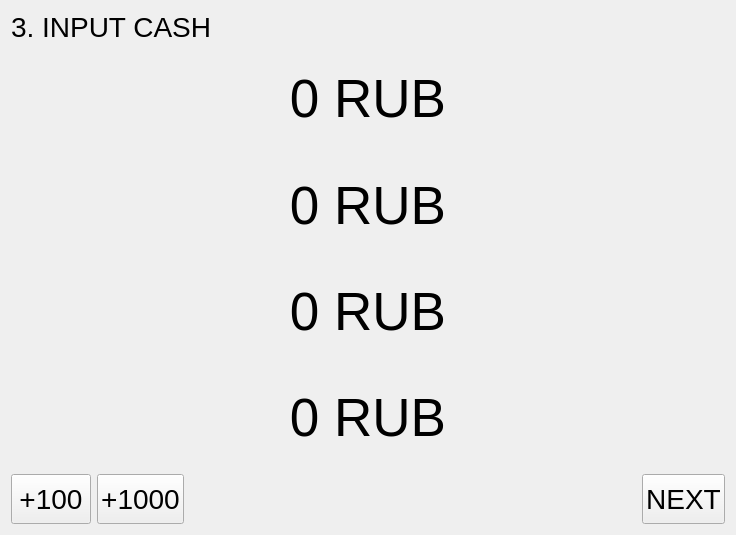
<?xml version="1.0" encoding="UTF-8"?>
<ui version="4.0">
 <class>wMoneyInput</class>
 <widget class="QWidget" name="wMoneyInput">
  <property name="geometry">
   <rect>
    <x>0</x>
    <y>0</y>
    <width>736</width>
    <height>535</height>
   </rect>
  </property>
  <property name="windowTitle">
   <string>Form</string>
  </property>
  <layout class="QVBoxLayout" name="verticalLayout">
   <item>
    <widget class="QLabel" name="label">
     <property name="font">
      <font>
       <pointsize>21</pointsize>
      </font>
     </property>
     <property name="text">
      <string>3. INPUT CASH</string>
     </property>
    </widget>
   </item>
   <item>
    <widget class="QLabel" name="lbNeeded">
     <property name="sizePolicy">
      <sizepolicy hsizetype="Preferred" vsizetype="Preferred">
       <horstretch>0</horstretch>
       <verstretch>1</verstretch>
      </sizepolicy>
     </property>
     <property name="font">
      <font>
       <pointsize>40</pointsize>
       <weight>50</weight>
       <bold>false</bold>
      </font>
     </property>
     <property name="text">
      <string>0 RUB</string>
     </property>
     <property name="alignment">
      <set>Qt::AlignCenter</set>
     </property>
    </widget>
   </item>
   <item>
    <widget class="QLabel" name="lbAmount">
     <property name="sizePolicy">
      <sizepolicy hsizetype="Preferred" vsizetype="Preferred">
       <horstretch>0</horstretch>
       <verstretch>1</verstretch>
      </sizepolicy>
     </property>
     <property name="font">
      <font>
       <pointsize>40</pointsize>
       <weight>50</weight>
       <bold>false</bold>
      </font>
     </property>
     <property name="text">
      <string>0 RUB</string>
     </property>
     <property name="alignment">
      <set>Qt::AlignCenter</set>
     </property>
    </widget>
   </item>
   <item>
    <widget class="QLabel" name="lbDeposit">
     <property name="sizePolicy">
      <sizepolicy hsizetype="Preferred" vsizetype="Preferred">
       <horstretch>0</horstretch>
       <verstretch>1</verstretch>
      </sizepolicy>
     </property>
     <property name="font">
      <font>
       <pointsize>40</pointsize>
       <weight>50</weight>
       <bold>false</bold>
      </font>
     </property>
     <property name="text">
      <string>0 RUB</string>
     </property>
     <property name="alignment">
      <set>Qt::AlignCenter</set>
     </property>
    </widget>
   </item>
   <item>
    <widget class="QLabel" name="lbRemain">
     <property name="sizePolicy">
      <sizepolicy hsizetype="Preferred" vsizetype="Preferred">
       <horstretch>0</horstretch>
       <verstretch>1</verstretch>
      </sizepolicy>
     </property>
     <property name="font">
      <font>
       <pointsize>40</pointsize>
       <weight>50</weight>
       <bold>false</bold>
      </font>
     </property>
     <property name="text">
      <string>0 RUB</string>
     </property>
     <property name="alignment">
      <set>Qt::AlignCenter</set>
     </property>
    </widget>
   </item>
   <item>
    <layout class="QHBoxLayout" name="horizontalLayout">
     <item>
      <widget class="QPushButton" name="btn100">
       <property name="sizePolicy">
        <sizepolicy hsizetype="Minimum" vsizetype="Fixed">
         <horstretch>0</horstretch>
         <verstretch>0</verstretch>
        </sizepolicy>
       </property>
       <property name="minimumSize">
        <size>
         <width>0</width>
         <height>50</height>
        </size>
       </property>
       <property name="font">
        <font>
         <pointsize>21</pointsize>
        </font>
       </property>
       <property name="text">
        <string>+100</string>
       </property>
      </widget>
     </item>
     <item>
      <widget class="QPushButton" name="btn1000">
       <property name="sizePolicy">
        <sizepolicy hsizetype="Minimum" vsizetype="Fixed">
         <horstretch>0</horstretch>
         <verstretch>0</verstretch>
        </sizepolicy>
       </property>
       <property name="minimumSize">
        <size>
         <width>0</width>
         <height>50</height>
        </size>
       </property>
       <property name="font">
        <font>
         <pointsize>21</pointsize>
        </font>
       </property>
       <property name="text">
        <string>+1000</string>
       </property>
      </widget>
     </item>
     <item>
      <spacer name="horizontalSpacer">
       <property name="orientation">
        <enum>Qt::Horizontal</enum>
       </property>
       <property name="sizeHint" stdset="0">
        <size>
         <width>40</width>
         <height>20</height>
        </size>
       </property>
      </spacer>
     </item>
     <item>
      <widget class="QPushButton" name="btnNext">
       <property name="sizePolicy">
        <sizepolicy hsizetype="Minimum" vsizetype="Fixed">
         <horstretch>0</horstretch>
         <verstretch>0</verstretch>
        </sizepolicy>
       </property>
       <property name="minimumSize">
        <size>
         <width>0</width>
         <height>50</height>
        </size>
       </property>
       <property name="font">
        <font>
         <pointsize>21</pointsize>
        </font>
       </property>
       <property name="text">
        <string>NEXT</string>
       </property>
      </widget>
     </item>
    </layout>
   </item>
  </layout>
 </widget>
 <resources/>
 <connections/>
</ui>
